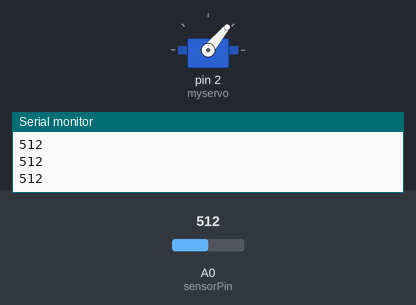
The sketch below on a simulated Arduino Uno, built with avr-gcc and run on an emulated ATmega328P. On the bench: servo, the last lines printed to the serial monitor. Inputs (shaded band) come from the test bench; at power-on: A0 (sensorPin) = 512.

Above: at 1.2 s.
1.3 s: A0 (sensorPin) set to 642
2.8 s: A0 (sensorPin) set to 657
At 3.4 s:
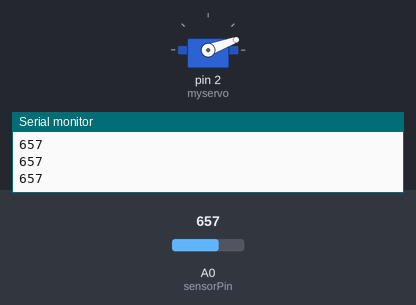
4.3 s: A0 (sensorPin) set to 640
At 5.0 s:
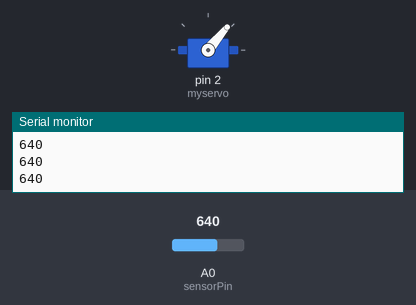
5.8 s: A0 (sensorPin) set to 660
At 6.9 s:
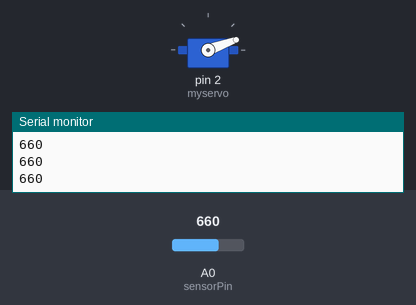
Timing chart, 0 to 8.3 s (numbered marks = the images above; inputs shaded):
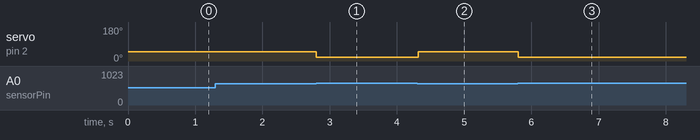

Measured:
- the behaviour switches between 649 and 650 on A0 (sensorPin) (found by bisection; images 0 and 1)
- after the input at 2.8 s, servo on pin 2 (myservo): 50° → 20° at once
- after the input at 4.3 s, servo on pin 2 (myservo): 20° → 50° at once
- after the input at 5.8 s, servo on pin 2 (myservo): 50° → 20° at once

The sketch:

teste1dino.ino
```cpp
//Open Source
//

#include <Servo.h>
Servo myservo;
int sensorPin = A0;
int sensorValue = 0;
int val;


void setup() {
  // put your setup code here, to run once:
  myservo.attach(2);
  Serial.begin(9600);
  myservo.write(80);
  Serial.begin(9600);
}

void loop() {
  // put your main code here, to run repeatedly:
  sensorValue = (analogRead(sensorPin));
  if (sensorValue < 650  ) {
    // cactus
    val = 50;
  }
  else {

    //no cactus
    val =  20;
    myservo.write(val);
    delay(50);
  }
  Serial.println(sensorValue); //debug
  myservo.write(val);
  //delay(15);
}
```
